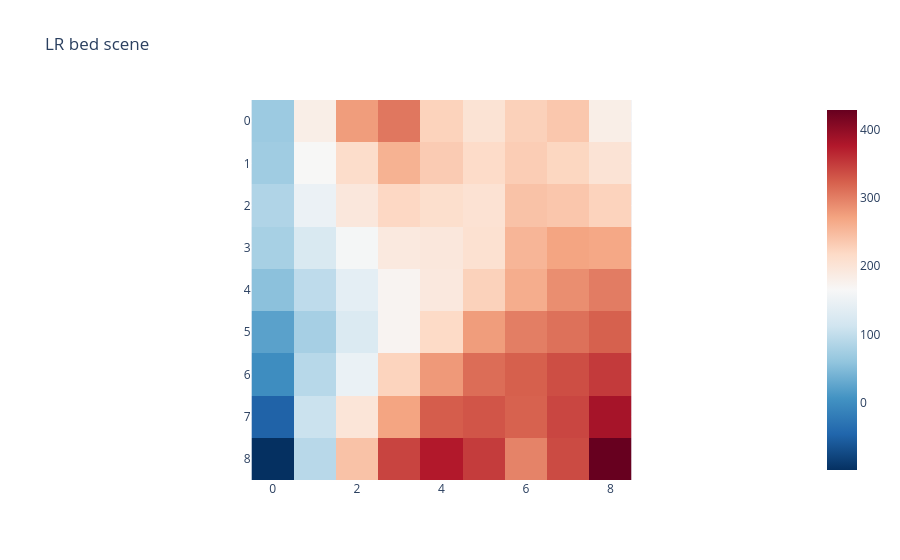

Write notebook code for a chart like this one.
### Code cell
fig = px.imshow(lr_scene_bed_tensor.squeeze(), 
                color_continuous_scale = 'RdBu_r',
                origin = "upper", 
                title = "LR bed scene")
fig.show()

### Figure 1 — Plotly figure (JSON) as saved in the notebook; plotly's stock layout.template omitted (floating-point values rounded to 4 significant figures)
{"data": [{"coloraxis": "coloraxis", "hovertemplate": "x: %{x}<br>y: %{y}<br>color: %{z}<extra></extra>", "name": "0", "type": "heatmap", "xaxis": "x", "yaxis": "y", "z": [[67.52, 182.7, 276.7, 305.7, 225.7, 203.4, 227.6, 237.5, 181.9], [70.72, 165.6, 213.2, 258.1, 232.9, 215.7, 231.4, 222.0, 201.7], [84.81, 148.5, 194.2, 220.2, 210.8, 204.9, 242.1, 238.1, 225.2], [77.23, 122.6, 160.9, 191.7, 194.7, 207.0, 254.5, 270.2, 267.3], [55.63, 96.18, 138.8, 171.6, 192.6, 226.6, 262.3, 288.3, 301.7], [21.91, 76.52, 126.7, 171.8, 217.4, 276.8, 300.5, 310.1, 322.4], [-0.4713, 90.47, 146.3, 224.8, 279.8, 312.9, 323.5, 336.5, 350.8], [-48.86, 106.9, 199.5, 270.6, 325.3, 330.9, 321.5, 342.2, 384.1], [-98.84, 91.51, 242.2, 343.4, 376.2, 349.7, 296.6, 338.8, 428.7]]}], "layout": {"coloraxis": {"colorscale": [[0, "rgb(5,48,97)"], [0.1, "rgb(33,102,172)"], [0.2, "rgb(67,147,195)"], [0.3, "rgb(146,197,222)"], [0.4, "rgb(209,229,240)"], [0.5, "rgb(247,247,247)"], [0.6, "rgb(253,219,199)"], [0.7, "rgb(244,165,130)"], [0.8, "rgb(214,96,77)"], [0.9, "rgb(178,24,43)"], [1, "rgb(103,0,31)"]]}, "title": {"text": "LR bed scene"}, "xaxis": {"anchor": "y", "constrain": "domain", "domain": [0, 1], "scaleanchor": "y"}, "yaxis": {"anchor": "x", "autorange": "reversed", "constrain": "domain", "domain": [0, 1]}}}
